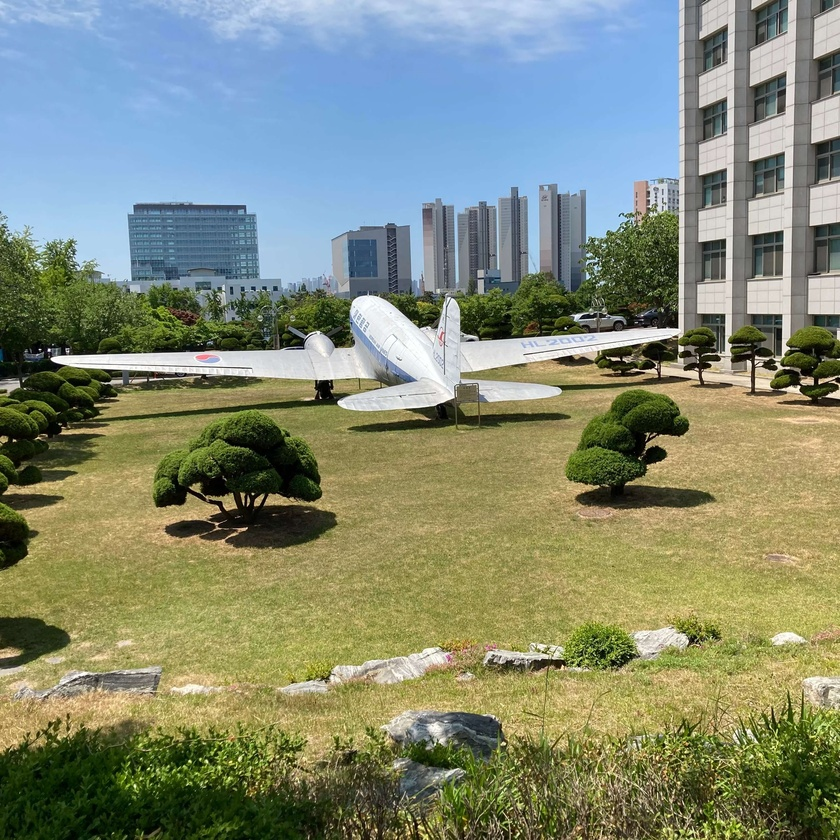
//> input picture 09. Homography and Image Stitching/lab/img/img1.jpg, 840 x 840 px, shrunk from 3024 x 3024 before the run
$ ./hw01_Panorama_Stitching   (built with g++ and OpenCV 4)
//> lines starting //> are read from the running program, lines starting //| are printed output that depends on the picture
#include <iostream>
#include <vector>
using namespace std;

#include "opencv2/core.hpp"    // Mat class와 각종 data structure 및 산술 루틴을 포함하는 헤더
#include "opencv2/highgui.hpp" // GUI와 관련된 요소를 포함하는 헤더(imshow 등)
#include "opencv2/imgproc.hpp" // 각종 이미지 처리 함수를 포함하는 헤더

#include "opencv2/objdetect.hpp"
#include "opencv2/features2d.hpp"
#include "opencv2/imgcodecs.hpp"
#include "opencv2/stitching.hpp"
#include "opencv2/calib3d.hpp"
#include "opencv2/xfeatures2d.hpp"

using namespace cv;
using namespace cv::xfeatures2d;

void cvPanorama();
Mat makePanorama(Mat img_l, Mat img_r, int thresh_dist, int min_matches);
void myPanorama();

int main()
{
    cvPanorama();
    myPanorama();

    return 0;
}

// Stitcher를 이용한 파노라마 영상 생성
void cvPanorama()
{
    Mat img;
    vector<Mat> imgs;
    img = imread("img/img1.jpg", IMREAD_COLOR);
//> img is the input picture: 840 rows x 840 cols, CV_8UC3; mean B, G, R 117.9, 138.6, 130.7
    imgs.push_back(img);
    img = imread("img/img2.jpg", IMREAD_COLOR);
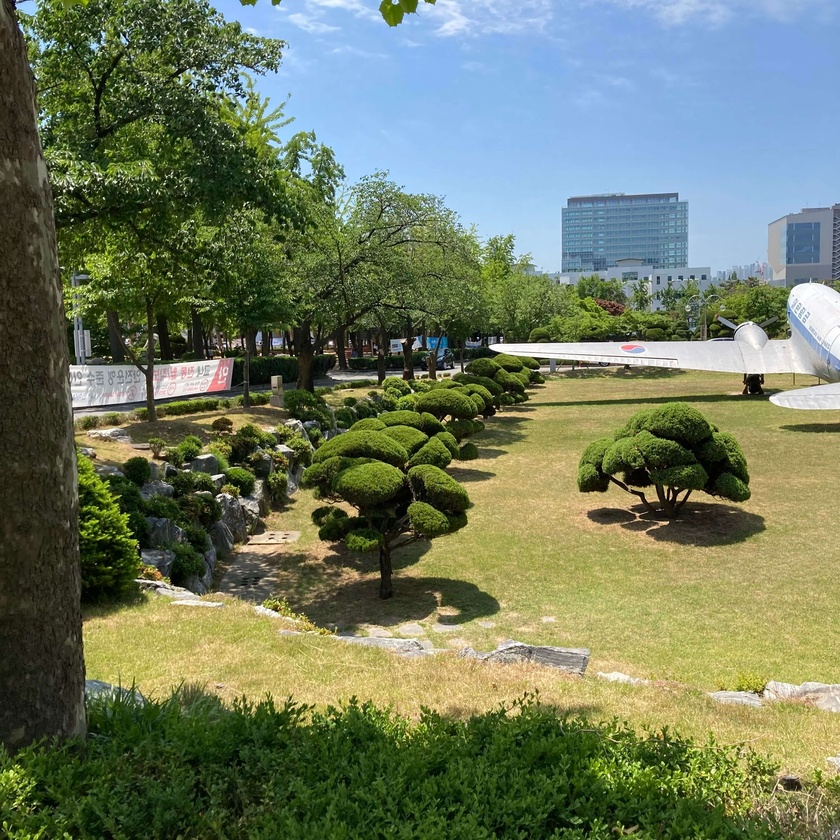
//> input picture 09. Homography and Image Stitching/lab/img/img2.jpg, 840 x 840 px, shrunk from 3024 x 3024 before the run
//> img is the input picture: 840 rows x 840 cols, CV_8UC3; mean B, G, R 95.9, 121.6, 110.8
    imgs.push_back(img);
    img = imread("img/img3.jpg", IMREAD_COLOR);
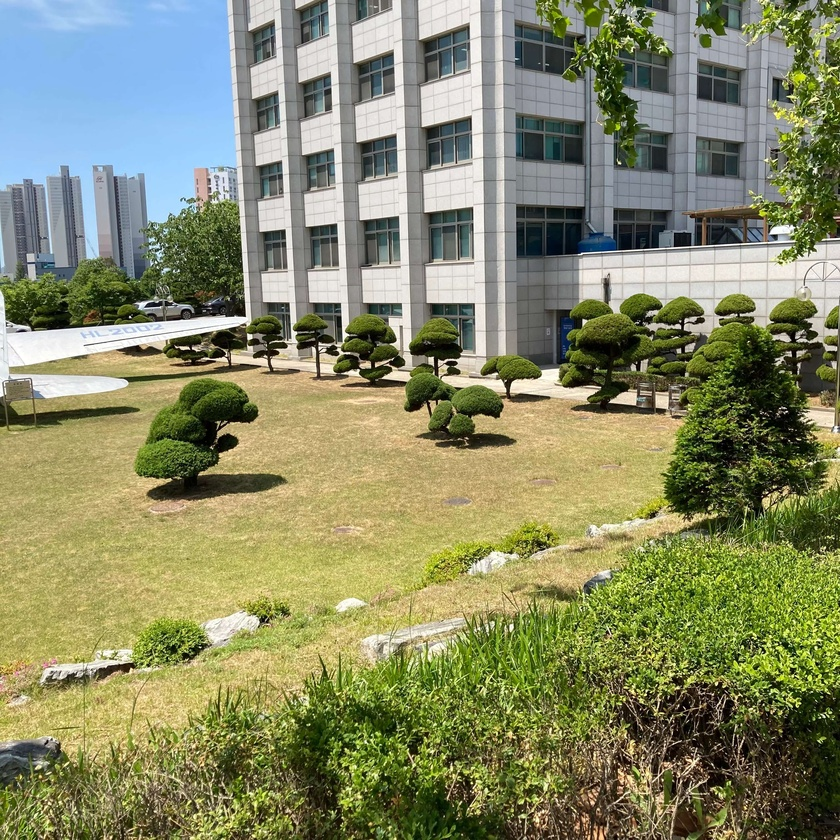
//> input picture 09. Homography and Image Stitching/lab/img/img3.jpg, 840 x 840 px, shrunk from 3024 x 3024 before the run
//> img is the input picture: 840 rows x 840 cols, CV_8UC3; mean B, G, R 103.5, 137.8, 134.7
    imgs.push_back(img);

    Mat result;
    Ptr<Stitcher> stitcher = Stitcher::create(Stitcher::PANORAMA);
    Stitcher::Status status = stitcher->stitch(imgs, result);
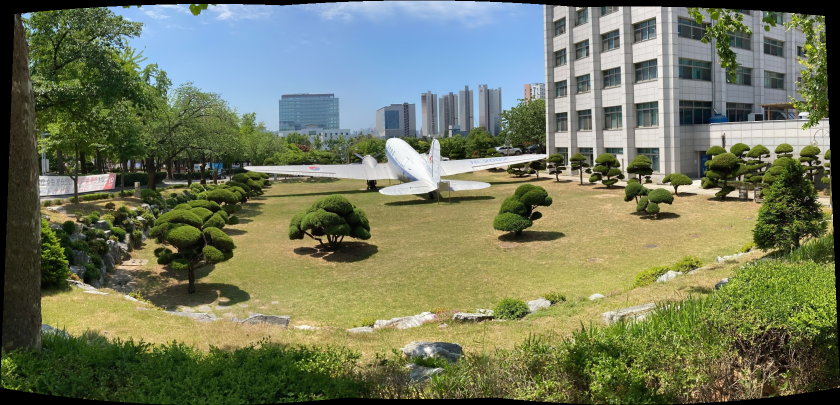
//> result: 810 rows x 1680 cols, CV_8UC3 (shown at 1/2 size); mean B, G, R 93.1, 120.2, 113.6
    if (status != Stitcher::OK)
    {
        // 공통되는 영역이 너무 적으면 error code 1을 출력
        cout << "Can't stitch images, error code = " << int(status) << endl;
        exit(-1);
    }

    imshow("hw01_cvPanorama_result", result);
    waitKey();
    destroyAllWindows();
}

Mat makePanorama(Mat img_l, Mat img_r, int thresh_dist, int min_matches)
{
    // [ SURF 특징점 (feature) 추출 ]

    // < Grayscale로 변환 >
    Mat img_gray_l, img_gray_r;
    cvtColor(img_l, img_gray_l, CV_BGR2GRAY);
    cvtColor(img_r, img_gray_r, CV_BGR2GRAY);

    // < 특징점 (key point) 추출 >
    Ptr<SurfFeatureDetector> Detector = SURF::create(300);
    vector<KeyPoint> kpts_obj, kpts_scene;
    Detector->detect(img_gray_l, kpts_obj);
    Detector->detect(img_gray_r, kpts_scene);

    // < 특징점 시각화 >
    Mat img_kpts_l, img_kpts_r;
    drawKeypoints(img_gray_l, kpts_obj, img_kpts_l,
                  Scalar::all(-1), DrawMatchesFlags::DEFAULT);
    drawKeypoints(img_gray_r, kpts_scene, img_kpts_r,
                  Scalar::all(-1), DrawMatchesFlags::DEFAULT);

    // [ 기술자 (descriptor) 추출 및 brute force 매칭 ]

    // < 기술자 (descriptor) 추출 >
    Ptr<SurfDescriptorExtractor> Extractor =
        SURF::create(100, 4, 3, false, true);
    Mat img_dst_obj, img_dst_scene;
    Extractor->compute(img_gray_l, kpts_obj, img_dst_obj);
    Extractor->compute(img_gray_r, kpts_scene, img_dst_scene);

    // < 기술자를 이용한 특징점 매칭 >
    BFMatcher matcher(NORM_L2);
    vector<DMatch> matches;
    matcher.match(img_dst_obj, img_dst_scene, matches);

    // < 매칭 결과 시각화 >
    Mat img_matches;
    drawMatches(img_gray_l, kpts_obj, img_gray_r, kpts_scene,
                matches, img_matches, Scalar::all(-1), Scalar::all(-1),
                vector<char>(), DrawMatchesFlags::NOT_DRAW_SINGLE_POINTS);

    // [ 매칭 결과 정제 ]

    // 매칭 거리가 작은 우수한 매칭 결과를 정제하는 과정
    // 최소 매칭 거리의 3배 또는 우수한 매칭 결과 60 이상까지 정제
    double dist_max = matches[0].distance;
    double dist_min = matches[0].distance;
    double dist;
    for (int i = 0; i < img_dst_obj.rows; i++)
    {
        dist = matches[i].distance;
        if (dist < dist_min)
            dist_min = dist;
        if (dist > dist_max)
            dist_max = dist;
    }
    printf("max_dist : %f\n", dist_max); // max는 사실상 불필요
    printf("min_dist : %f\n", dist_min);

    vector<DMatch> matches_good;
    do
    {
        vector<DMatch> good_matches2;
        for (int i = 0; i < img_dst_obj.rows; i++)
        {
            if (matches[i].distance < thresh_dist * dist_min)
                good_matches2.push_back(matches[i]);
        }
        matches_good = good_matches2;
        thresh_dist -= 1;
    } while (thresh_dist != 2 && matches_good.size() > min_matches);

    // < 우수한 매칭 결과 시각화 >
    Mat img_matches_good;
    drawMatches(img_gray_l, kpts_obj, img_gray_r, kpts_scene,
                matches_good, img_matches_good, Scalar::all(-1), Scalar::all(-1),
                vector<char>(), DrawMatchesFlags::NOT_DRAW_SINGLE_POINTS);

    // [ Homography 행렬 추출 및 시점 역 변환]

    // < 매칭 결과 좌표 추출 >
    vector<Point2f> obj, scene;
    for (int i = 0; i < matches_good.size(); i++)
    {
        obj.push_back(kpts_obj[matches_good[i].queryIdx].pt);     // img1
        scene.push_back(kpts_scene[matches_good[i].trainIdx].pt); // img2
    }

    // < 매칭 결과로부터 homography 행렬을 추출 >
    Mat mat_homo = findHomography(scene, obj, RANSAC);
    // 이상치 제거를 위해 RANSAN 추가

    // < Homography 행렬을 이용해 시점 역변환 >
    Mat img_result;
    warpPerspective(img_r, img_result, mat_homo,
                    Size(img_l.cols * 2, img_l.rows * 1.2),
                    INTER_CUBIC);
    // 영상이 잘리는 것을 방지하기 위해 여유 공간을 부여

    // [ 기준 영상과 역변환된 시점 영상 합체 (stitching) ]
    Mat img_pano;
    img_pano = img_result.clone();
    Mat roi(img_pano, Rect(0, 0, img_l.cols, img_l.rows));
    img_l.copyTo(roi);

    // < 검은 여백 잘라내기 >
    int cut_x = 0, cut_y = 0;
    for (int y = 0; y < img_pano.rows; y++)
    {
        for (int x = 0; x < img_pano.cols; x++)
        {
            if (img_pano.at<Vec3b>(y, x)[0] == 0 &&
                img_pano.at<Vec3b>(y, x)[1] == 0 &&
                img_pano.at<Vec3b>(y, x)[2] == 0)
            {
                continue;
            }
            if (cut_x < x)
                cut_x = x;
            if (cut_y < y)
                cut_y = y;
        }
    }

    Mat img_pano_cut;
    img_pano_cut = img_pano(Range(0, cut_y), Range(0, cut_x));

    return img_pano_cut;
}

void myPanorama()
{
    Mat matImg1 = imread("img/img1.jpg", IMREAD_COLOR);
    Mat matImg2 = imread("img/img2.jpg", IMREAD_COLOR);
    Mat matImg3 = imread("img/img3.jpg", IMREAD_COLOR);
    if (matImg1.empty() || matImg2.empty() || matImg3.empty())
        exit(-1);

    Mat result;
    flip(matImg1, matImg1, 1);
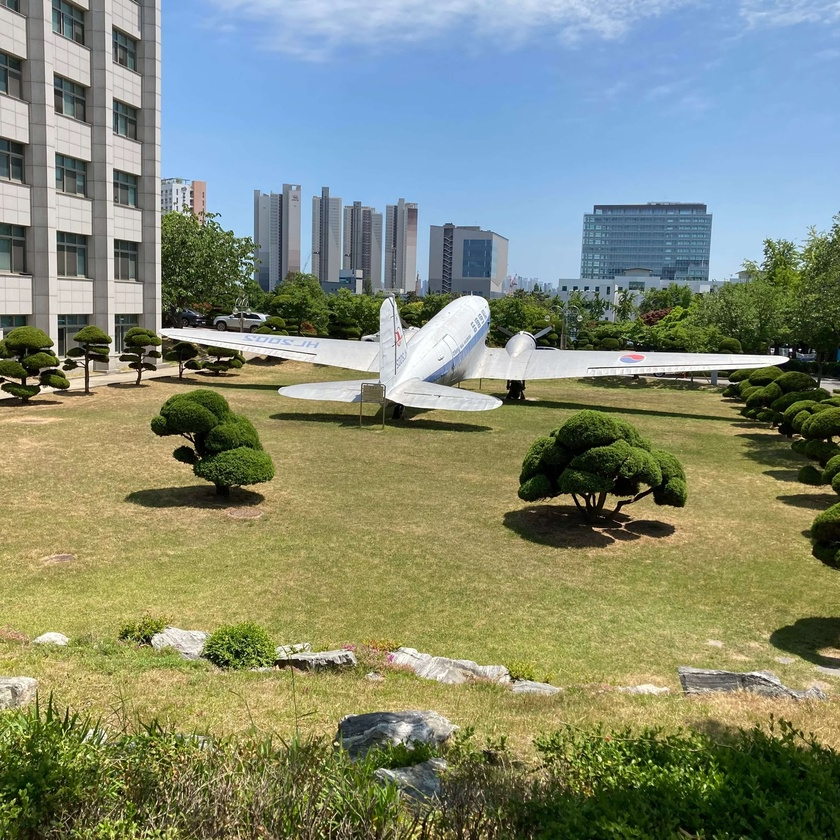
//> matImg1: 840 rows x 840 cols, CV_8UC3; mean B, G, R 117.9, 138.6, 130.7
    flip(matImg2, matImg2, 1);
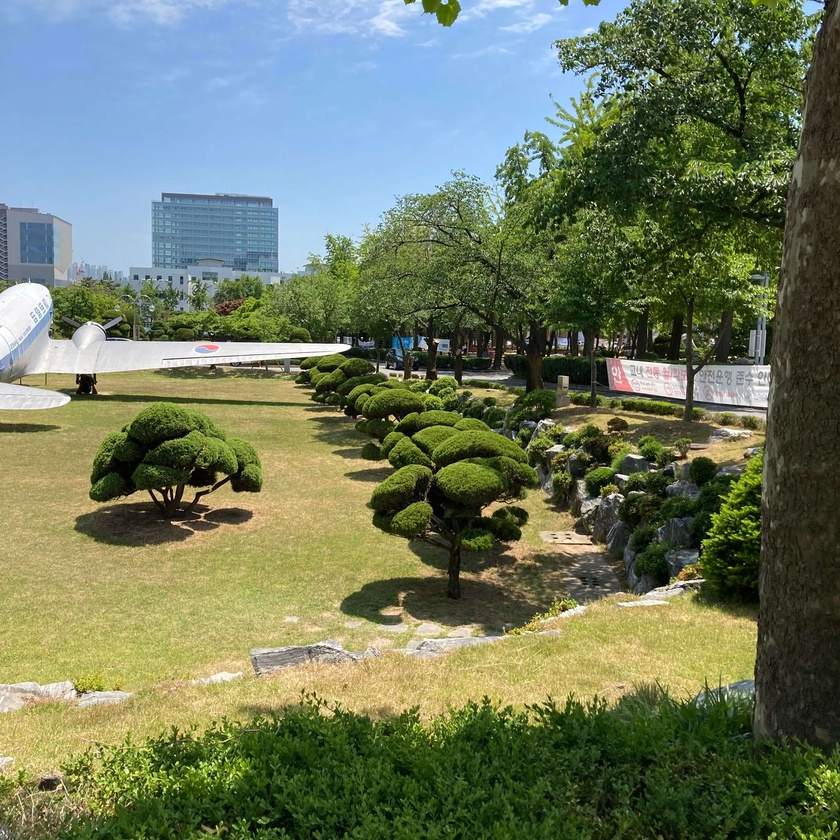
//> matImg2: 840 rows x 840 cols, CV_8UC3; mean B, G, R 95.9, 121.6, 110.8
    result = makePanorama(matImg1, matImg2, 3, 60);
//> in makePanorama, `cvtColor(img_l, img_gray_l, CV_BGR2GRAY);`:
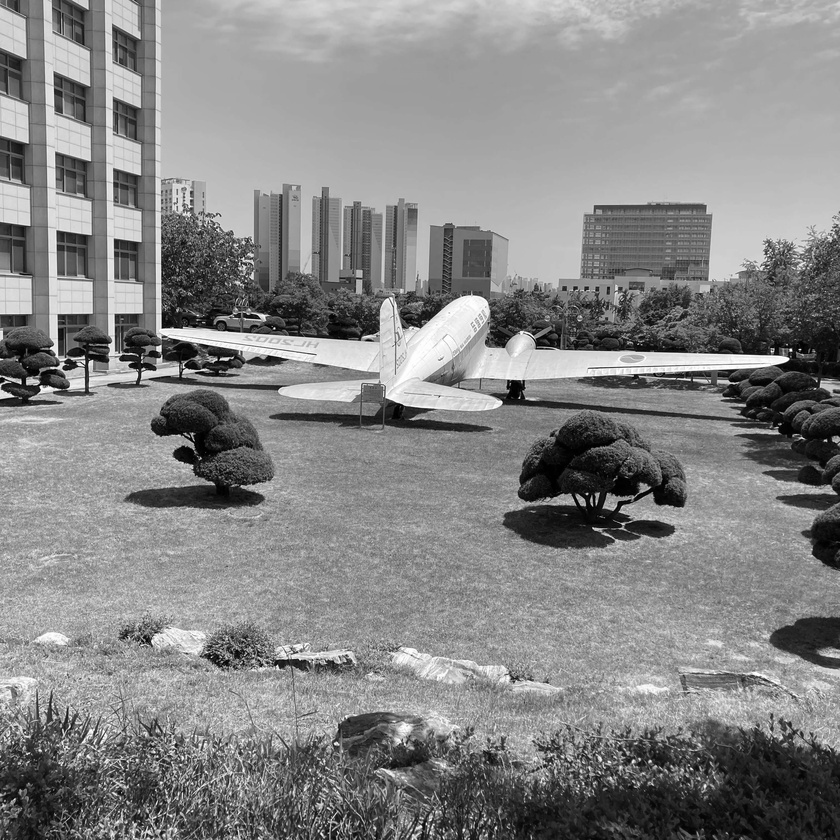
//> img_gray_l: 840 rows x 840 cols, CV_8UC1; min 0, max 255, mean 133.9
//> in makePanorama, `cvtColor(img_r, img_gray_r, CV_BGR2GRAY);`:
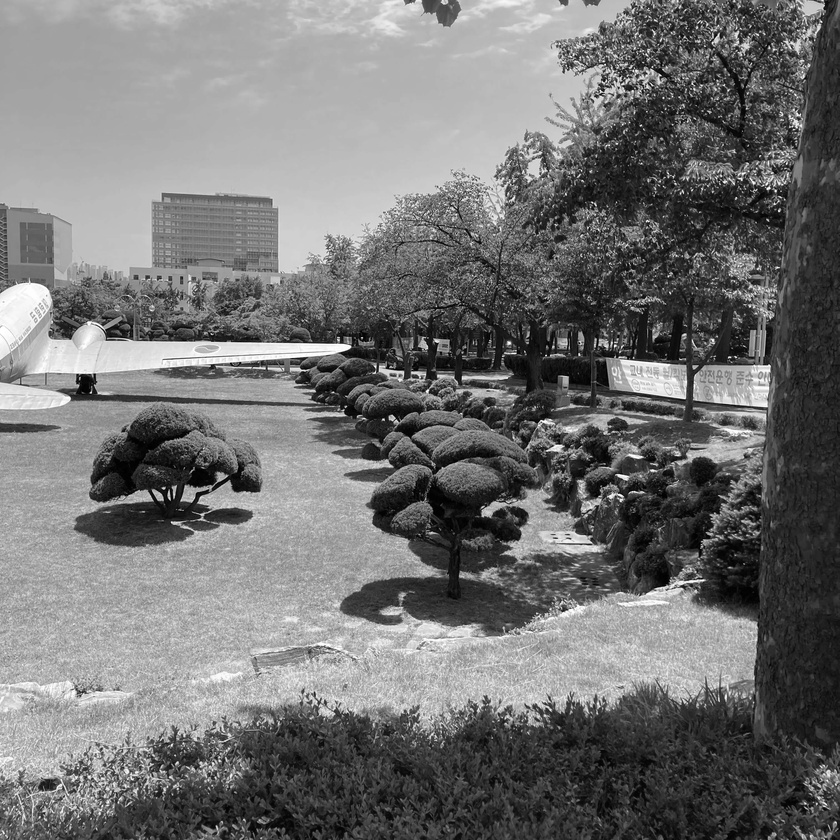
//> img_gray_r: 840 rows x 840 cols, CV_8UC1; min 0, max 255, mean 115.4
//> (the run ends here: the program stops with an error, at `Ptr<SurfFeatureDetector> Detector = SURF::create(300);`)
